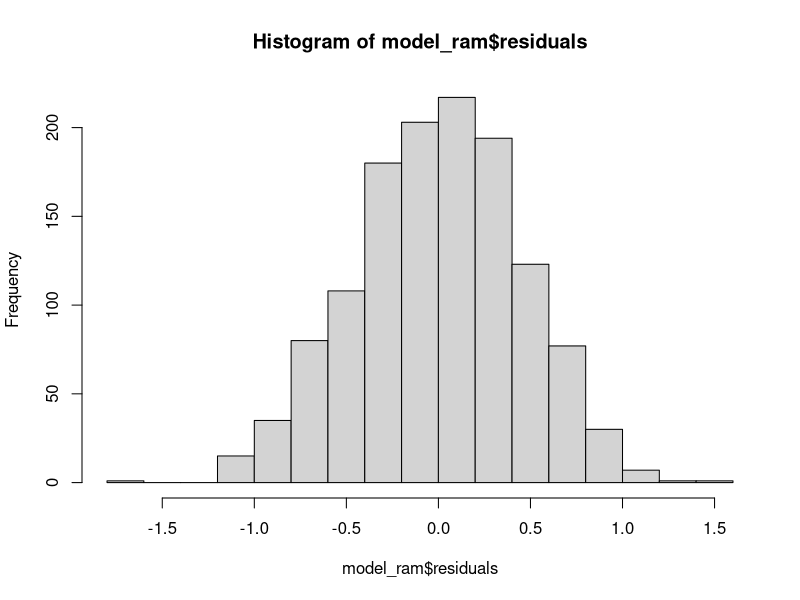
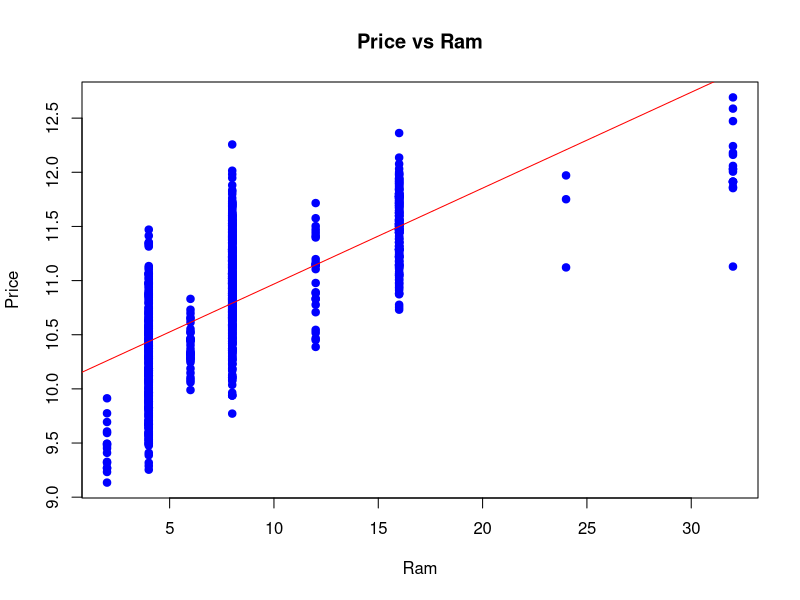
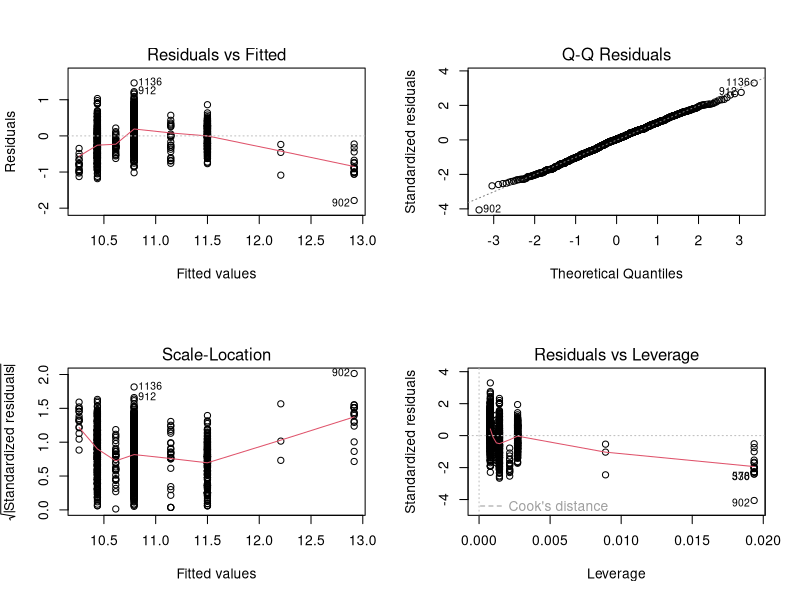
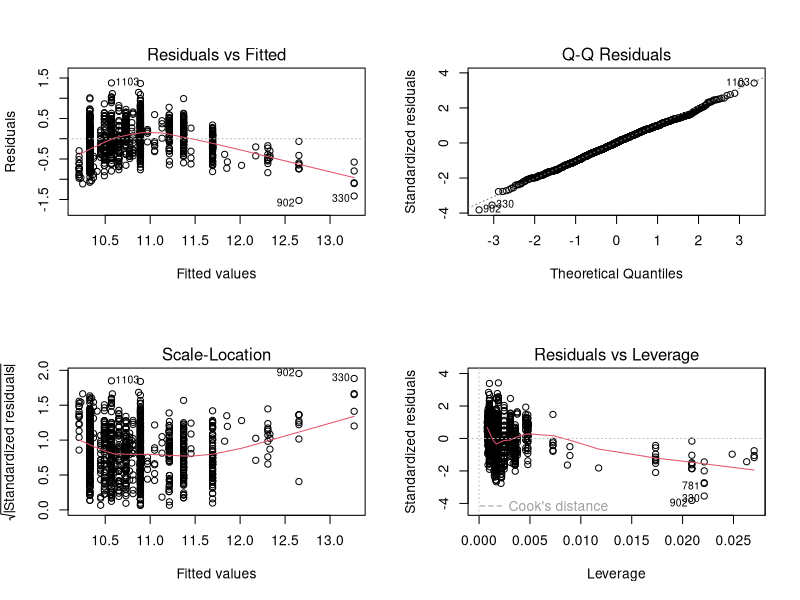
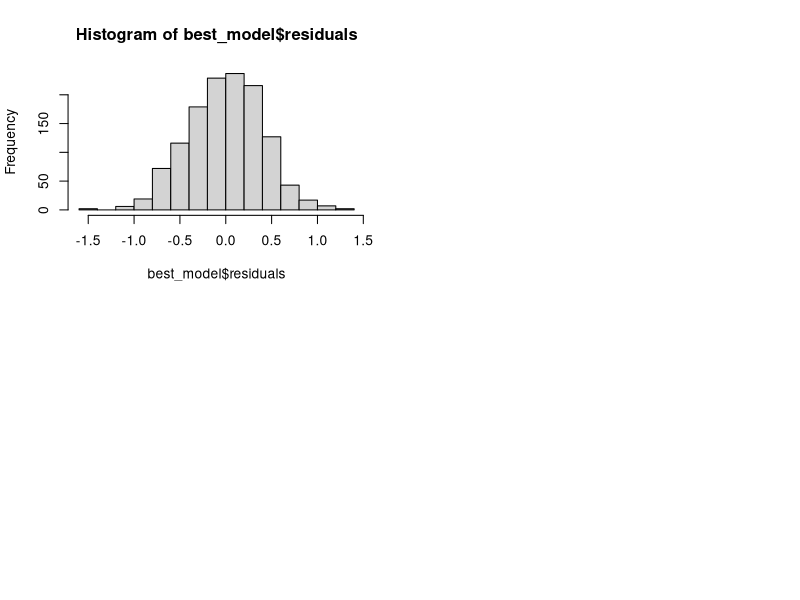

Here is the R script that generated these plots, in order:
#set working directory to current file location
#install lmtest package
install.packages("lmtest", force = TRUE) 
library(lmtest) 
setwd(dirname(rstudioapi::getActiveDocumentContext()$path))
library(tidyverse) 
library(car) # For assumption testing
laptop_data <- read.csv("laptop_data_cleaned.csv", header = TRUE, sep = ",")

# You had already assigned the type of the variables. Now fit a linear regression model to predict price of laptops.  
# a)Consider  the  numerical  variables  in  the  data  set  and find  the  best  simple  linear  regression model to predict 
# the prices (Test  the assumptions and use  transformations if it is required.)
corMat <- laptop_data %>% 
  select(Price, where(is.numeric)) %>% 
  cor(use = "pairwise.complete.obs")
# Get the correlation of the Price variable with the other numerical variables
print(corMat["Price", ]) # Theres is a cprrelation between Price and Ram,
# Using Ram as it has the highest correlation with Price, had to remove outlier of 64GB
model_ram <- lm(Price ~ Ram, data = laptop_data)
(summary(model_ram))
bptest(model_ram) # test for Homoscedasticity
print(shapiro.test(model_ram$residuals) )# Shapiro-Wilk Test, test for normality of residuALS
hist(model_ram$residuals)
# test for linearity of the relationship between the dependent and independent variables using a scatter plot
plot(laptop_data$Ram, laptop_data$Price, main = "Price vs Ram", xlab = "Ram", ylab = "Price", pch = 19, col = "blue")
# add regression line to the scatter plot
abline(model_ram, col = "red")
#scatter plot tells us that the relationship between price and ram is linear
# residual vs fitted plot tells us that the residuals are homoscedastic
# histogram tells us that the residuals are normally distributed
# qq plot tells us that the residuals are normally distributed
# Assumptions:
par(mfrow = c(2, 2))  # Arrange plots in a 2x2 grid
plot(model_ram) 


# b) Fit a multivariate linear regression model with two (numerical) independent variables. Choose the most significant regression 
# model with two predictors. (Transform the variables if it is needed and test all the assumptions.)
# Then compare this model to the simple linear regression model that you fit in (a). Which one is a better model? Why? (25p)
# Assuming 'laptop_data' has your data and 'Price' is the dependent variable
# A list of potential predictors 
potential_predictors <- c("Ram", "SSD", "Ppi") 

# Remove the dependent variable ('Price') from the list
potential_predictors <- potential_predictors[!potential_predictors == "Price"]

# Function to build a model, check assumptions, and store results (modify as needed)
build_and_assess_model <- function(formula, data) {
  model <- lm(formula, data = data)
  # Add assumption checks here using 'plot(model)'... 
  results <- summary(model)$adj.r.squared
  return(results)  
}

# Empty container to store model results
model_results <- matrix(nrow = choose(length(potential_predictors), 2), 
                        ncol = 4,
                        dimnames = list(NULL, c("Combination", "Adj. R-squared", "AIC", "BIC")))

# Loop through combinations of two predictors
counter <- 1
for (i in 1:(length(potential_predictors) - 1)) {
  for (j in (i + 1):length(potential_predictors)) {
    formula <- as.formula(paste("Price ~", potential_predictors[i], "+", potential_predictors[j]))
    model_results[counter,] <- c(paste(potential_predictors[i], "+", potential_predictors[j]), build_and_assess_model(formula, data = laptop_data))
    counter <- counter + 1
  }
}

# Print the results
print(model_results)


# Select the two most significant predictors
best_model <- lm(Price ~ Ram + SSD, data = laptop_data)
plot(best_model)
summary(best_model)
bptest(best_model)
print(shapiro.test(best_model$residuals) )# Shapiro-Wilk Tes
hist(best_model$residuals)
dwtest(best_model)#use dw test to check for autocorrelation




# Check the assumptions of the multivariate linear regression model

# Compare the models using metrics like R-squared, adjusted R-squared, and AIC/BIC values

# c) Now add a factor to the regression model you have chosen in section (b). (You can write a loop to add factors one by one to 
# the previous model and decide based on the results.) Interpret the coefficients and overall summary of the model.
# Test the model in section (b) with the model that has an additional factor. Which one would you choose? Why? (35p)

# Add a factor variable to the model

# Interpret the coefficients and overall summary of the model

# Compare the models using metrics like R-squared, adjusted R-squared, and AIC/BIC values

# d) Test the validity of the final model. (15p)

# Perform hypothesis tests on the coefficients to assess their significance

# Check the overall significance of the model using an F-test

# Evaluate the goodness of fit of the model using metrics like R-squared, adjusted R-squared, and AIC/BIC values

# Perform diagnostic checks on the model assumptions
